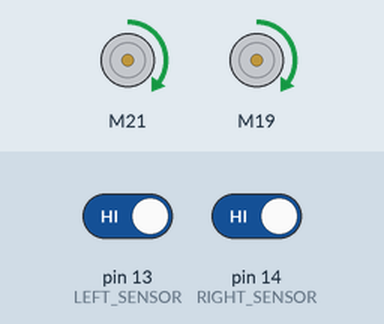
Simulated run of this sketch. Board: Arduino Uno, built with avr-gcc and run on an emulated ATmega328P. Parts: 2 × DC motor (green arrow = forward, orange = backward, longer = faster). The test bench sets the inputs (shaded band); at power-on: pin 13 (LEFT_SENSOR) HIGH, pin 14 (RIGHT_SENSOR) HIGH.

Above: at 4.2 s.
4.3 s: pin 13 (LEFT_SENSOR) driven LOW
At 5.5 s:
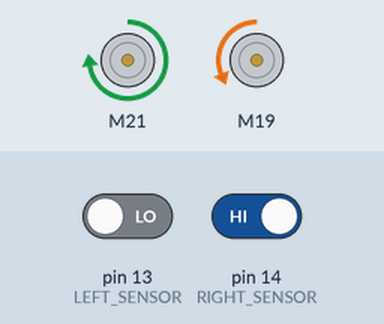
5.8 s: pin 14 (RIGHT_SENSOR) driven LOW
At 6.8 s:
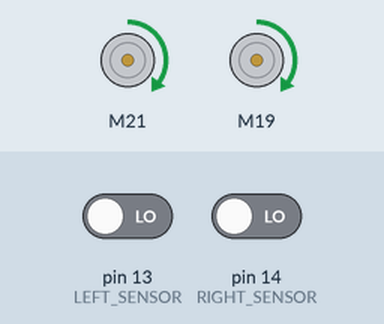
7.3 s: pin 13 (LEFT_SENSOR) driven HIGH
At 8.0 s:
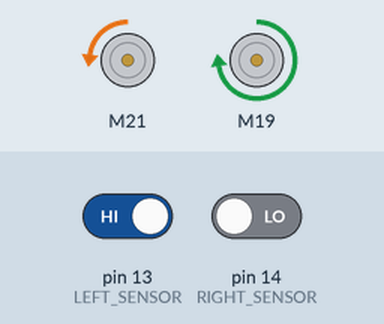
8.8 s: pin 14 (RIGHT_SENSOR) driven HIGH
At 9.1 s:
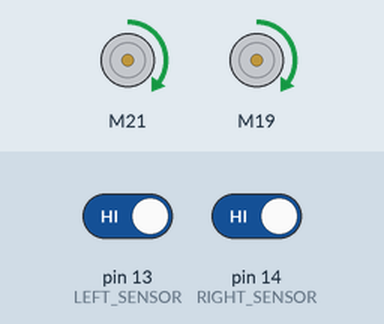
Timing chart, 0 to 11.3 s (numbered marks = the images above; inputs shaded):
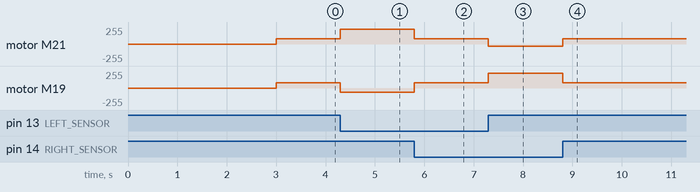

The sketch:

lfr_ir_pd.ino
```cpp
#include <SparkFun_TB6612.h>

// ==========================================
// 1. HARDWARE PINOUTS
// ==========================================
#define STBY 4
#define AIN1 21
#define AIN2 22
#define PWMA 23
#define BIN1 19
#define BIN2 18
#define PWMB 5

const int offsetA = 1;
const int offsetB = 1;

Motor motor1 = Motor(AIN1, AIN2, PWMA, offsetA, STBY); // Left Motor
Motor motor2 = Motor(BIN1, BIN2, PWMB, offsetB, STBY); // Right Motor

#define LEFT_SENSOR 13
#define RIGHT_SENSOR 14

// ==========================================
// 2. THE "HIGH-GAIN, LOW-SPEED" TUNE
// ==========================================
const int baseSpeed = 80; // Slow, methodical forward momentum

// High Kp keeps the turning violently fast.
// Massive Kd stops it from shaking itself to pieces on the straightaways.
float Kp = 145.00;
float Kd = 110.00;

int lastError = 0;

void setup() {
  Serial.begin(115200);
  pinMode(LEFT_SENSOR, INPUT);
  pinMode(RIGHT_SENSOR, INPUT);
  delay(3000);
}

void loop() {
  int leftVal = digitalRead(LEFT_SENSOR);
  int rightVal = digitalRead(RIGHT_SENSOR);

  int error = 0;

  // --- ERROR MAPPING ---
  if (leftVal == LOW && rightVal == LOW) {
    error = 0;
  }
  else if (leftVal == HIGH && rightVal == LOW) {
    error = -1; // Drifted right
  }
  else if (leftVal == LOW && rightVal == HIGH) {
    error = 1; // Drifted left
  }
  else if (leftVal == HIGH && rightVal == HIGH) {
    // --- THE TRIDENT & CIRCLE OVERRIDE ---
    // Because baseSpeed is 80 and Kp is 145, this error=1 will force the
    // left wheel to blast to 225 speed, throwing it hard into the right path!
    error = 0;
  }

  // --- PD MATH ---
  float P = error;
  float D = error - lastError;
  float correction = (Kp * P) + (Kd * D);

  lastError = error;

  // --- APPLY TO MOTORS ---
  int leftMotorSpeed = baseSpeed + correction;
  int rightMotorSpeed = baseSpeed - correction;

  // --- THE DRIFT LIMITERS ---
  // The negative numbers are still here to allow the aggressive tank-pivots
  int leftMinSpeed = -35;
  int rightMinSpeed = -65;

  leftMotorSpeed = constrain(leftMotorSpeed, leftMinSpeed, 255);
  rightMotorSpeed = constrain(rightMotorSpeed, rightMinSpeed, 255);

  // --- DRIVE ---
  motor1.drive(leftMotorSpeed);
  motor2.drive(rightMotorSpeed);
}
```

Measured:
- after the input at 4.3 s, motor M21: forward 80/255 → forward 225/255 at once; motor M19: forward 80/255 → backward 65/255 at once
- after the input at 5.8 s, motor M21: forward 225/255 → forward 80/255 at once; motor M19: backward 65/255 → forward 80/255 at once
- after the input at 7.3 s, motor M21: forward 80/255 → backward 35/255 at once; motor M19: forward 80/255 → forward 225/255 at once
- after the input at 8.8 s, motor M21: backward 35/255 → forward 80/255 at once; motor M19: forward 225/255 → forward 80/255 at once
